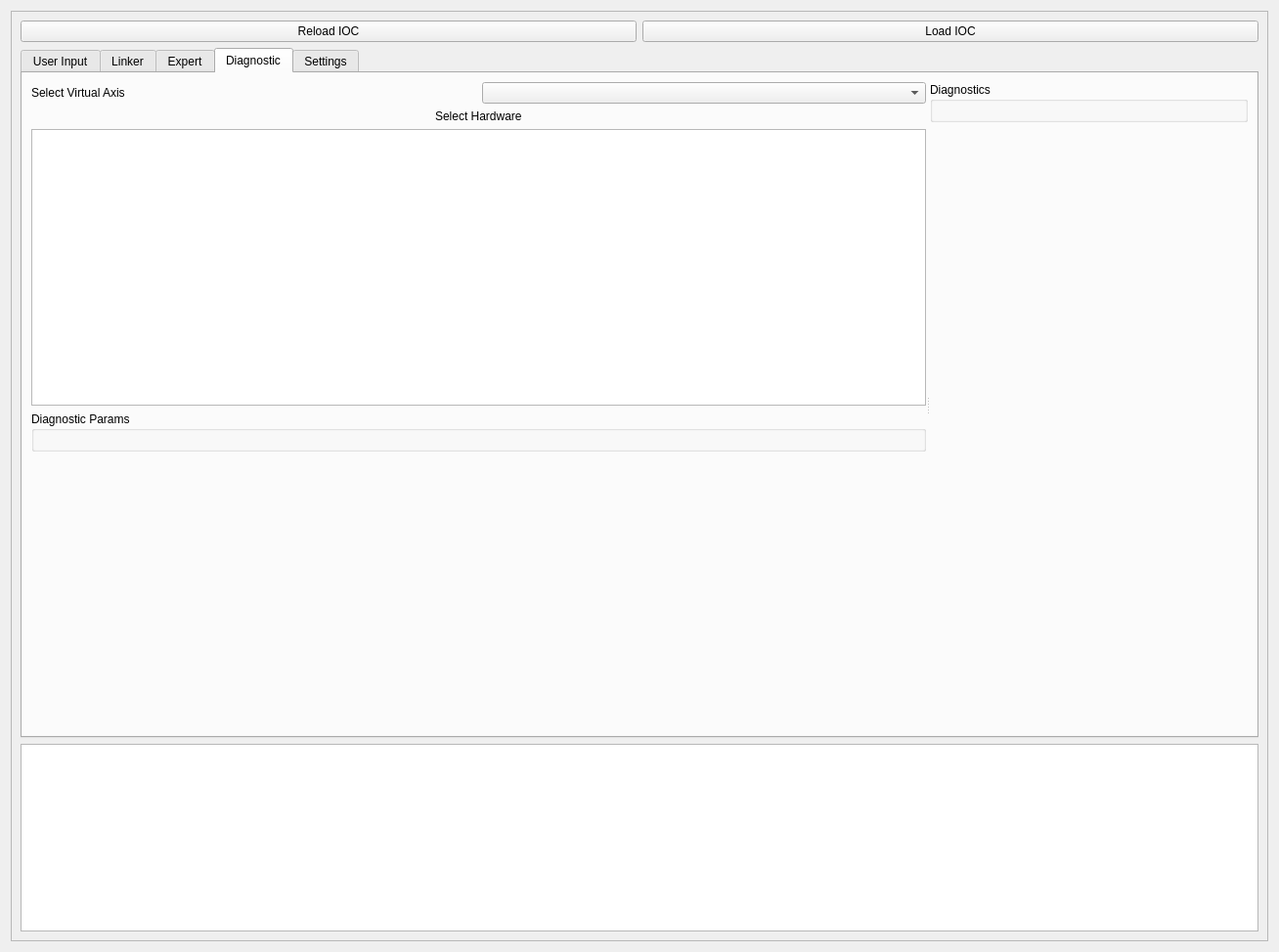
<?xml version="1.0" encoding="UTF-8"?>
<ui version="4.0">
 <class>Form</class>
 <widget class="QWidget" name="Form">
  <property name="geometry">
   <rect>
    <x>0</x>
    <y>0</y>
    <width>1308</width>
    <height>974</height>
   </rect>
  </property>
  <property name="windowTitle">
   <string>Form</string>
  </property>
  <layout class="QVBoxLayout" name="verticalLayout_5">
   <item>
    <widget class="QScrollArea" name="scrollArea">
     <property name="widgetResizable">
      <bool>true</bool>
     </property>
     <widget class="QWidget" name="scrollAreaWidgetContents">
      <property name="geometry">
       <rect>
        <x>0</x>
        <y>0</y>
        <width>1288</width>
        <height>954</height>
       </rect>
      </property>
      <layout class="QVBoxLayout" name="verticalLayout_33">
       <item>
        <layout class="QHBoxLayout" name="horizontalLayout">
         <item>
          <widget class="QPushButton" name="reload_ioc_pushButton">
           <property name="text">
            <string>Reload IOC</string>
           </property>
          </widget>
         </item>
         <item>
          <widget class="QPushButton" name="load_ioc_pushButton">
           <property name="text">
            <string>Load IOC</string>
           </property>
          </widget>
         </item>
        </layout>
       </item>
       <item>
        <widget class="QTabWidget" name="tabWidget">
         <property name="currentIndex">
          <number>3</number>
         </property>
         <widget class="QWidget" name="user_input_view">
          <attribute name="title">
           <string>User Input</string>
          </attribute>
          <layout class="QVBoxLayout" name="verticalLayout_4">
           <item>
            <layout class="QVBoxLayout" name="verticalLayout_10">
             <item>
              <layout class="QHBoxLayout" name="horizontalLayout_3">
               <item>
                <widget class="QLabel" name="label_3">
                 <property name="sizePolicy">
                  <sizepolicy hsizetype="Minimum" vsizetype="Fixed">
                   <horstretch>0</horstretch>
                   <verstretch>0</verstretch>
                  </sizepolicy>
                 </property>
                 <property name="text">
                  <string>PLC IOC</string>
                 </property>
                </widget>
               </item>
               <item>
                <widget class="QLabel" name="label_7">
                 <property name="sizePolicy">
                  <sizepolicy hsizetype="Minimum" vsizetype="Fixed">
                   <horstretch>0</horstretch>
                   <verstretch>0</verstretch>
                  </sizepolicy>
                 </property>
                 <property name="text">
                  <string>some-plc-name</string>
                 </property>
                </widget>
               </item>
              </layout>
             </item>
            </layout>
           </item>
           <item>
            <widget class="QSplitter" name="splitter_2">
             <property name="orientation">
              <enum>Qt::Horizontal</enum>
             </property>
             <widget class="QWidget" name="layoutWidget">
              <layout class="QVBoxLayout" name="verticalLayout_15">
               <item>
                <widget class="QLabel" name="label_6">
                 <property name="text">
                  <string>Axis</string>
                 </property>
                </widget>
               </item>
               <item>
                <widget class="QListWidget" name="display_axis_ui"/>
               </item>
              </layout>
             </widget>
             <widget class="QWidget" name="layoutWidget">
              <layout class="QVBoxLayout" name="verticalLayout_17">
               <item>
                <widget class="QLabel" name="label_9">
                 <property name="text">
                  <string>Drive</string>
                 </property>
                </widget>
               </item>
               <item>
                <widget class="QListWidget" name="display_drives_ui"/>
               </item>
              </layout>
             </widget>
             <widget class="QWidget" name="layoutWidget">
              <layout class="QVBoxLayout" name="verticalLayout_16">
               <item>
                <widget class="QLabel" name="label_8">
                 <property name="text">
                  <string>Encoder</string>
                 </property>
                </widget>
               </item>
               <item>
                <widget class="QListWidget" name="display_encoders_ui"/>
               </item>
              </layout>
             </widget>
             <widget class="QWidget" name="layoutWidget_4">
              <layout class="QVBoxLayout" name="verticalLayout_39">
               <item>
                <widget class="QLabel" name="display_di_sel_label">
                 <property name="text">
                  <string>DI Selector</string>
                 </property>
                </widget>
               </item>
               <item>
                <widget class="QListWidget" name="ui_digital_input_axis"/>
               </item>
              </layout>
             </widget>
             <widget class="QWidget" name="layoutWidget_2">
              <layout class="QVBoxLayout" name="verticalLayout_26">
               <item>
                <widget class="QLabel" name="DI">
                 <property name="text">
                  <string>DI Hardware</string>
                 </property>
                </widget>
               </item>
               <item>
                <widget class="QListWidget" name="ui_digital_input_hardware"/>
               </item>
              </layout>
             </widget>
             <widget class="QWidget" name="layoutWidget_3">
              <layout class="QVBoxLayout" name="verticalLayout_30">
               <item>
                <widget class="QLabel" name="label_10">
                 <property name="text">
                  <string>DI Channel</string>
                 </property>
                </widget>
               </item>
               <item>
                <widget class="QListWidget" name="ui_digital_input_channels"/>
               </item>
              </layout>
             </widget>
             <widget class="QWidget" name="layoutWidget">
              <layout class="QVBoxLayout" name="verticalLayout_18">
               <item>
                <widget class="QLineEdit" name="stage_search"/>
               </item>
               <item>
                <widget class="QListWidget" name="stage_list"/>
               </item>
               <item>
                <layout class="QVBoxLayout" name="verticalLayout_11"/>
               </item>
               <item>
                <widget class="QPushButton" name="stage_settings">
                 <property name="text">
                  <string>Stage Settings</string>
                 </property>
                </widget>
               </item>
              </layout>
             </widget>
            </widget>
           </item>
           <item>
            <layout class="QHBoxLayout" name="horizontalLayout_13">
             <item>
              <widget class="PyDMPushButton" name="PyDMPushButton_2">
               <property name="toolTip">
                <string/>
               </property>
               <property name="text">
                <string>Confirm Settings</string>
               </property>
              </widget>
             </item>
             <item>
              <widget class="PyDMPushButton" name="PyDMPushButton">
               <property name="sizePolicy">
                <sizepolicy hsizetype="Minimum" vsizetype="Fixed">
                 <horstretch>0</horstretch>
                 <verstretch>0</verstretch>
                </sizepolicy>
               </property>
               <property name="toolTip">
                <string/>
               </property>
               <property name="text">
                <string>Export Settings</string>
               </property>
              </widget>
             </item>
            </layout>
           </item>
          </layout>
         </widget>
         <widget class="QWidget" name="map_view">
          <property name="sizePolicy">
           <sizepolicy hsizetype="Expanding" vsizetype="Expanding">
            <horstretch>0</horstretch>
            <verstretch>0</verstretch>
           </sizepolicy>
          </property>
          <attribute name="title">
           <string>Linker</string>
          </attribute>
          <layout class="QVBoxLayout" name="verticalLayout_7">
           <item>
            <layout class="QVBoxLayout" name="verticalLayout_2">
             <item>
              <layout class="QVBoxLayout" name="verticalLayout">
               <item>
                <layout class="QHBoxLayout" name="horizontalLayout_2">
                 <item>
                  <widget class="QLabel" name="label_2">
                   <property name="text">
                    <string>Current Linked Setup</string>
                   </property>
                  </widget>
                 </item>
                 <item>
                  <widget class="PyDMLabel" name="ioc_label">
                   <property name="toolTip">
                    <string/>
                   </property>
                  </widget>
                 </item>
                 <item>
                  <widget class="QLabel" name="status_indicators">
                   <property name="text">
                    <string>TextLabel</string>
                   </property>
                  </widget>
                 </item>
                </layout>
               </item>
              </layout>
             </item>
             <item>
              <widget class="QSplitter" name="splitter">
               <property name="sizePolicy">
                <sizepolicy hsizetype="Expanding" vsizetype="Expanding">
                 <horstretch>0</horstretch>
                 <verstretch>0</verstretch>
                </sizepolicy>
               </property>
               <property name="orientation">
                <enum>Qt::Horizontal</enum>
               </property>
               <widget class="QWidget" name="gridLayoutWidget">
                <layout class="QGridLayout" name="gridLayout_3">
                 <item row="0" column="0">
                  <layout class="QGridLayout" name="gridLayout_5">
                   <item row="2" column="0">
                    <widget class="QListWidget" name="axis_list_view">
                     <property name="selectionMode">
                      <enum>QAbstractItemView::SingleSelection</enum>
                     </property>
                    </widget>
                   </item>
                   <item row="0" column="0">
                    <widget class="QLabel" name="label_5">
                     <property name="text">
                      <string>Select Virtual Axis</string>
                     </property>
                    </widget>
                   </item>
                   <item row="3" column="0">
                    <widget class="QPushButton" name="confirm_mapping">
                     <property name="text">
                      <string>Confirm Mapping</string>
                     </property>
                    </widget>
                   </item>
                  </layout>
                 </item>
                </layout>
               </widget>
               <widget class="QWidget" name="gridLayoutWidget_2">
                <layout class="QGridLayout" name="gridLayout_4">
                 <property name="spacing">
                  <number>0</number>
                 </property>
                 <item row="2" column="0">
                  <layout class="QHBoxLayout" name="horizontalLayout_6">
                   <property name="bottomMargin">
                    <number>0</number>
                   </property>
                   <item>
                    <widget class="QPushButton" name="stage_mapping">
                     <property name="text">
                      <string>Stage Mapping</string>
                     </property>
                    </widget>
                   </item>
                   <item>
                    <widget class="QPushButton" name="see_staged_mapping">
                     <property name="text">
                      <string>See Mapping</string>
                     </property>
                    </widget>
                   </item>
                   <item>
                    <widget class="QPushButton" name="clear_mapping">
                     <property name="text">
                      <string>Clear Mapping</string>
                     </property>
                    </widget>
                   </item>
                   <item>
                    <widget class="PyDMPushButton" name="view_logger_button">
                     <property name="toolTip">
                      <string/>
                     </property>
                     <property name="text">
                      <string>View Logger</string>
                     </property>
                    </widget>
                   </item>
                  </layout>
                 </item>
                 <item row="1" column="0">
                  <widget class="QTabWidget" name="tabWidget_2">
                   <property name="currentIndex">
                    <number>0</number>
                   </property>
                   <widget class="QWidget" name="digital_input_tab">
                    <attribute name="title">
                     <string>Digital Inputs</string>
                    </attribute>
                    <layout class="QVBoxLayout" name="verticalLayout_32">
                     <item>
                      <layout class="QHBoxLayout" name="horizontalLayout_5">
                       <property name="rightMargin">
                        <number>0</number>
                       </property>
                       <item>
                        <layout class="QVBoxLayout" name="verticalLayout_9">
                         <item>
                          <widget class="QLabel" name="label">
                           <property name="text">
                            <string>Digital Inputs</string>
                           </property>
                          </widget>
                         </item>
                         <item>
                          <widget class="QListWidget" name="digital_input_axis"/>
                         </item>
                        </layout>
                       </item>
                       <item>
                        <layout class="QVBoxLayout" name="verticalLayout_14">
                         <item>
                          <widget class="QLabel" name="label_11">
                           <property name="text">
                            <string>Digital Input Hardware</string>
                           </property>
                          </widget>
                         </item>
                         <item>
                          <widget class="QListWidget" name="digital_input_hardware"/>
                         </item>
                        </layout>
                       </item>
                       <item>
                        <layout class="QVBoxLayout" name="verticalLayout_24">
                         <item>
                          <widget class="QLabel" name="label_12">
                           <property name="text">
                            <string>Digital Input Channel</string>
                           </property>
                          </widget>
                         </item>
                         <item>
                          <widget class="QListWidget" name="digital_input_channel"/>
                         </item>
                        </layout>
                       </item>
                      </layout>
                     </item>
                    </layout>
                   </widget>
                   <widget class="QWidget" name="drives_tab">
                    <attribute name="title">
                     <string>Drives</string>
                    </attribute>
                    <layout class="QHBoxLayout" name="horizontalLayout_10">
                     <item>
                      <widget class="QListWidget" name="drives_list_view"/>
                     </item>
                    </layout>
                   </widget>
                   <widget class="QWidget" name="encoder_tab">
                    <attribute name="title">
                     <string>Encoders</string>
                    </attribute>
                    <layout class="QVBoxLayout" name="verticalLayout_6">
                     <item>
                      <widget class="QListWidget" name="encoders_list_view"/>
                     </item>
                    </layout>
                   </widget>
                  </widget>
                 </item>
                </layout>
               </widget>
              </widget>
             </item>
            </layout>
           </item>
          </layout>
         </widget>
         <widget class="QWidget" name="expert_screen">
          <attribute name="title">
           <string>Expert</string>
          </attribute>
          <layout class="QVBoxLayout" name="verticalLayout_3">
           <item>
            <layout class="QVBoxLayout" name="verticalLayout_12">
             <item>
              <layout class="QVBoxLayout" name="verticalLayout_13">
               <item>
                <layout class="QHBoxLayout" name="horizontalLayout_15">
                 <item>
                  <widget class="QLabel" name="label_15">
                   <property name="text">
                    <string>IOC Status</string>
                   </property>
                  </widget>
                 </item>
                 <item>
                  <widget class="PyDMLabel" name="PyDMLabel_3">
                   <property name="toolTip">
                    <string/>
                   </property>
                  </widget>
                 </item>
                </layout>
               </item>
              </layout>
             </item>
             <item>
              <widget class="QSplitter" name="splitter_3">
               <property name="sizePolicy">
                <sizepolicy hsizetype="Expanding" vsizetype="Expanding">
                 <horstretch>0</horstretch>
                 <verstretch>0</verstretch>
                </sizepolicy>
               </property>
               <property name="orientation">
                <enum>Qt::Horizontal</enum>
               </property>
               <widget class="QWidget" name="gridLayoutWidget_5">
                <layout class="QGridLayout" name="gridLayout_6">
                 <item row="0" column="0">
                  <layout class="QGridLayout" name="gridLayout_7">
                   <item row="2" column="0">
                    <widget class="QTabWidget" name="tabWidget_3">
                     <property name="currentIndex">
                      <number>0</number>
                     </property>
                     <widget class="QWidget" name="tab_10">
                      <attribute name="title">
                       <string>NC</string>
                      </attribute>
                      <layout class="QVBoxLayout" name="verticalLayout_19">
                       <item>
                        <widget class="QGroupBox" name="expert_nc_param">
                         <property name="title">
                          <string>Parameters</string>
                         </property>
                         <layout class="QVBoxLayout" name="verticalLayout_8"/>
                        </widget>
                       </item>
                      </layout>
                     </widget>
                     <widget class="QWidget" name="tab_11">
                      <attribute name="title">
                       <string>Drives</string>
                      </attribute>
                      <layout class="QVBoxLayout" name="verticalLayout_20">
                       <item>
                        <widget class="QGroupBox" name="expert_drive_param">
                         <property name="title">
                          <string>Parameters</string>
                         </property>
                         <layout class="QVBoxLayout" name="verticalLayout_36"/>
                        </widget>
                       </item>
                      </layout>
                     </widget>
                     <widget class="QWidget" name="tab_12">
                      <attribute name="title">
                       <string>Encoders</string>
                      </attribute>
                      <layout class="QVBoxLayout" name="verticalLayout_21">
                       <item>
                        <widget class="QGroupBox" name="expert_encoder_param">
                         <property name="title">
                          <string>Parameters</string>
                         </property>
                         <layout class="QVBoxLayout" name="verticalLayout_38"/>
                        </widget>
                       </item>
                      </layout>
                     </widget>
                    </widget>
                   </item>
                   <item row="1" column="0">
                    <layout class="QHBoxLayout" name="horizontalLayout_7">
                     <item>
                      <widget class="QLabel" name="label_16">
                       <property name="text">
                        <string>Select Virtual Axis</string>
                       </property>
                      </widget>
                     </item>
                     <item>
                      <widget class="QComboBox" name="expert_axis"/>
                     </item>
                    </layout>
                   </item>
                  </layout>
                 </item>
                </layout>
               </widget>
               <widget class="QWidget" name="gridLayoutWidget_6">
                <layout class="QGridLayout" name="gridLayout_8">
                 <property name="spacing">
                  <number>0</number>
                 </property>
                 <item row="0" column="0">
                  <widget class="QTabWidget" name="tab_params">
                   <property name="currentIndex">
                    <number>0</number>
                   </property>
                   <widget class="QWidget" name="tab_nc_params">
                    <attribute name="title">
                     <string>NC Params</string>
                    </attribute>
                    <layout class="QVBoxLayout" name="verticalLayout_41">
                     <item>
                      <layout class="QVBoxLayout" name="verticalLayout_40">
                       <item>
                        <widget class="QListWidget" name="expert_param_list"/>
                       </item>
                      </layout>
                     </item>
                    </layout>
                   </widget>
                   <widget class="QWidget" name="tab_2">
                    <attribute name="title">
                     <string>COE Drive Params</string>
                    </attribute>
                    <layout class="QVBoxLayout" name="verticalLayout_43">
                     <item>
                      <layout class="QVBoxLayout" name="verticalLayout_42">
                       <item>
                        <widget class="QListWidget" name="expert_coe_drive_list"/>
                       </item>
                      </layout>
                     </item>
                    </layout>
                   </widget>
                   <widget class="QWidget" name="tab">
                    <attribute name="title">
                     <string>COE Encoder Params</string>
                    </attribute>
                    <layout class="QVBoxLayout" name="verticalLayout_45">
                     <item>
                      <layout class="QVBoxLayout" name="verticalLayout_44">
                       <item>
                        <widget class="QListWidget" name="expert_coe_encoder_list"/>
                       </item>
                      </layout>
                     </item>
                    </layout>
                   </widget>
                  </widget>
                 </item>
                </layout>
               </widget>
              </widget>
             </item>
            </layout>
           </item>
          </layout>
         </widget>
         <widget class="QWidget" name="diagnostic_screen">
          <attribute name="title">
           <string>Diagnostic</string>
          </attribute>
          <layout class="QVBoxLayout" name="verticalLayout_27">
           <item>
            <layout class="QVBoxLayout" name="verticalLayout_22">
             <item>
              <layout class="QVBoxLayout" name="verticalLayout_23"/>
             </item>
             <item>
              <widget class="QSplitter" name="splitter_4">
               <property name="sizePolicy">
                <sizepolicy hsizetype="Expanding" vsizetype="Expanding">
                 <horstretch>0</horstretch>
                 <verstretch>0</verstretch>
                </sizepolicy>
               </property>
               <property name="orientation">
                <enum>Qt::Horizontal</enum>
               </property>
               <widget class="QWidget" name="gridLayoutWidget_7">
                <layout class="QGridLayout" name="gridLayout_9">
                 <item row="0" column="0">
                  <layout class="QVBoxLayout" name="verticalLayout_46">
                   <item>
                    <layout class="QHBoxLayout" name="horizontalLayout_4">
                     <item>
                      <widget class="QLabel" name="label_19">
                       <property name="text">
                        <string>Select Virtual Axis</string>
                       </property>
                      </widget>
                     </item>
                     <item>
                      <widget class="QComboBox" name="diagnostic_axis_selection"/>
                     </item>
                    </layout>
                   </item>
                   <item alignment="Qt::AlignHCenter">
                    <widget class="QLabel" name="label_4">
                     <property name="sizePolicy">
                      <sizepolicy hsizetype="Preferred" vsizetype="Preferred">
                       <horstretch>0</horstretch>
                       <verstretch>0</verstretch>
                      </sizepolicy>
                     </property>
                     <property name="minimumSize">
                      <size>
                       <width>0</width>
                       <height>0</height>
                      </size>
                     </property>
                     <property name="text">
                      <string>Select Hardware</string>
                     </property>
                    </widget>
                   </item>
                   <item>
                    <widget class="QListWidget" name="diagnostic_hardware_selection"/>
                   </item>
                   <item>
                    <widget class="QGroupBox" name="diagnostic_groupbox">
                     <property name="title">
                      <string>Diagnostic Params</string>
                     </property>
                     <layout class="QVBoxLayout" name="verticalLayout_37"/>
                    </widget>
                   </item>
                   <item>
                    <spacer name="verticalSpacer">
                     <property name="orientation">
                      <enum>Qt::Vertical</enum>
                     </property>
                     <property name="sizeHint" stdset="0">
                      <size>
                       <width>20</width>
                       <height>40</height>
                      </size>
                     </property>
                    </spacer>
                   </item>
                  </layout>
                 </item>
                </layout>
               </widget>
               <widget class="QWidget" name="gridLayoutWidget_8">
                <layout class="QHBoxLayout" name="horizontalLayout_17">
                 <property name="spacing">
                  <number>0</number>
                 </property>
                 <item>
                  <layout class="QVBoxLayout" name="verticalLayout_25">
                   <item>
                    <widget class="QGroupBox" name="diagnostic_params_groupbox">
                     <property name="title">
                      <string>Diagnostics</string>
                     </property>
                     <layout class="QVBoxLayout" name="verticalLayout_28"/>
                    </widget>
                   </item>
                   <item>
                    <spacer name="verticalSpacer_2">
                     <property name="orientation">
                      <enum>Qt::Vertical</enum>
                     </property>
                     <property name="sizeHint" stdset="0">
                      <size>
                       <width>20</width>
                       <height>40</height>
                      </size>
                     </property>
                    </spacer>
                   </item>
                  </layout>
                 </item>
                </layout>
               </widget>
              </widget>
             </item>
            </layout>
           </item>
          </layout>
         </widget>
         <widget class="QWidget" name="settings">
          <attribute name="title">
           <string>Settings</string>
          </attribute>
          <layout class="QVBoxLayout" name="verticalLayout_34">
           <item>
            <layout class="QVBoxLayout" name="verticalLayout_31">
             <item>
              <widget class="QGroupBox" name="digital_input_linking_settings">
               <property name="title">
                <string>Digital Input Linking Settings</string>
               </property>
               <layout class="QGridLayout" name="gridLayout">
                <item row="0" column="0">
                 <widget class="QCheckBox" name="settings_duplicate_di_warning">
                  <property name="text">
                   <string>show duplicate connections</string>
                  </property>
                 </widget>
                </item>
               </layout>
              </widget>
             </item>
             <item>
              <widget class="QGroupBox" name="drive_linking_settings">
               <property name="title">
                <string>Drive Linking Settings</string>
               </property>
               <layout class="QGridLayout" name="gridLayout_2">
                <item row="0" column="0">
                 <widget class="QCheckBox" name="settings_duplicate_drv_warning">
                  <property name="text">
                   <string>show duplicate connections</string>
                  </property>
                 </widget>
                </item>
               </layout>
              </widget>
             </item>
             <item>
              <widget class="QGroupBox" name="encoder_linking_settings">
               <property name="title">
                <string>Encoder Linking Settings</string>
               </property>
               <layout class="QGridLayout" name="gridLayout_11">
                <item row="0" column="0">
                 <widget class="QCheckBox" name="settings_duplicate_enc_warning">
                  <property name="text">
                   <string>show duplicate connections</string>
                  </property>
                 </widget>
                </item>
               </layout>
              </widget>
             </item>
            </layout>
           </item>
          </layout>
         </widget>
        </widget>
       </item>
       <item>
        <layout class="QVBoxLayout" name="verticalLayout_35">
         <item>
          <widget class="QPlainTextEdit" name="status_logger">
           <property name="sizePolicy">
            <sizepolicy hsizetype="Expanding" vsizetype="Minimum">
             <horstretch>0</horstretch>
             <verstretch>0</verstretch>
            </sizepolicy>
           </property>
           <property name="baseSize">
            <size>
             <width>0</width>
             <height>0</height>
            </size>
           </property>
          </widget>
         </item>
        </layout>
       </item>
      </layout>
     </widget>
    </widget>
   </item>
  </layout>
 </widget>
 <customwidgets>
  <customwidget>
   <class>PyDMLabel</class>
   <extends>QLabel</extends>
   <header>pydm.widgets.label</header>
  </customwidget>
  <customwidget>
   <class>PyDMPushButton</class>
   <extends>QPushButton</extends>
   <header>pydm.widgets.pushbutton</header>
  </customwidget>
 </customwidgets>
 <resources/>
 <connections/>
</ui>
